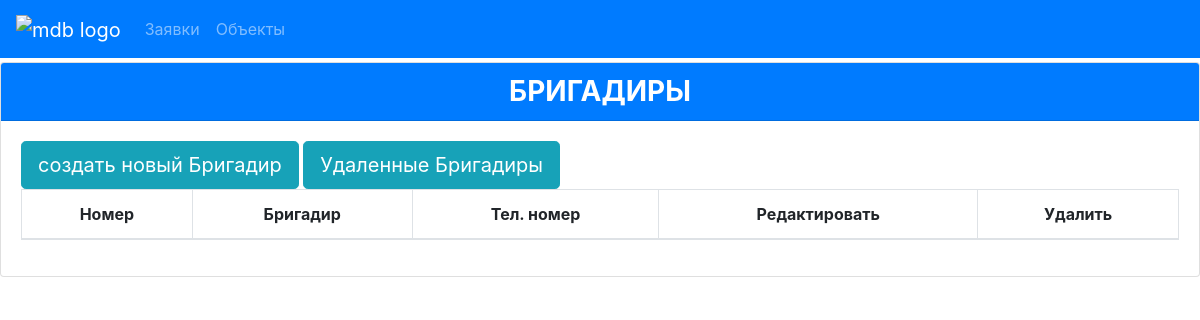
Before: /brigadirs/ (signed in) with the older database file.
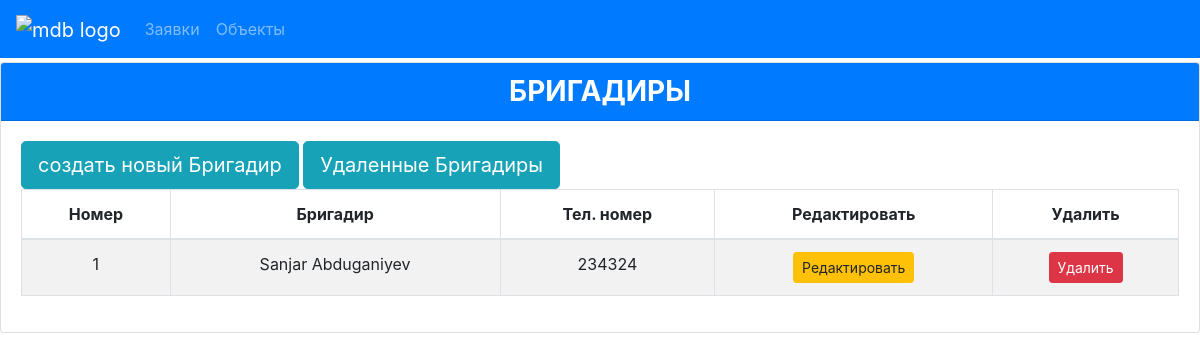
After: the same page with the newer database file.
### orders/models.py (models this page shows, shortened)
class Brigadir(models.Model):
    name = models.CharField(max_length=150, verbose_name='Ф.И.О. Бригадира')
    phone = models.CharField(max_length=9, verbose_name='Номер телефона')
    is_active = models.IntegerField(choices=IS_ACTIVE, default='1', verbose_name='Активность')
    class Meta:
        verbose_name = ("Бригадир")
        verbose_name_plural = ("Бригадиры")

### orders/views.py (the view)
# urls.py: path('brigadirs/', brigadirs, name='brigadirs'),
@login_required
def brigadirs(request):
    brigadirs = Brigadir.objects.filter(is_active=1)
    context = {'brigadirs': brigadirs}
    return render(request, 'brigadir/brigadir.html', context=context)

### templates/brigadir/brigadir.html (shortened to what this page needs)
{% extends 'base.html' %}
{% block content %}
{% load bootstrap_icons %}
<div class="card">
  <h3 class="card-header text-center font-weight-bold text-uppercase bg-primary" style="color: white;">
    Бригадиры
  </h3>
  <div class="card-body">
    <div id="table" class="table-editable">
      <a href="{% url 'create_brigadir' %}" type="submit" class="btn btn-info btn-lg btn">создать новый Бригадир</a>
      <a href="{% url 'deleted_brigadirs' %}" type="submit" class="btn btn-info btn-lg btn">Удаленные Бригадиры</a>
      <table class="table table-bordered table-responsive-md table-striped text-center">
        <thead>
          <tr>
            <th class="text-center">Номер</th>
            <th class="text-center">Бригадир</th>
            <th class="text-center">Тел. номер</th>
            <th class="text-center">Редактировать</th>
            <th class="text-center">Удалить</th>
          </tr>
        </thead>
        <tbody>
          {% for brigadir in brigadirs %}
          <tr>
            <td class="pt-3-half" contenteditable="false">{{ forloop.counter }}</td>
            <td class="pt-3-half" contenteditable="false">{{ brigadir.name }}</td>
            <td class="pt-3-half" contenteditable="false">{{ brigadir.phone }}</td>
            <td>
              <span class="table-remove"
                ><a href={% url 'update_brigadir' brigadir.id %} type="button" class="btn btn-warning btn-rounded btn-sm my-0" >
                  Редактировать
                </a></span>
            </td>
            <td>
              <span class="table-remove"
                ><a href={% url 'delete_brigadir' brigadir.id %} type="button" class="btn btn-danger btn-rounded btn-sm my-0" style="color: white">
                  Удалить
                </a></span>
            </td>
          </tr>
          {% endfor %}
        </tbody>
      </table>
    </div>
  </div>
</div>
  {% endblock %}

Changed rows visible on the page:
now on this page (row edited): Brigadir: name "Sanjar Abduganiyev", phone "234324"
